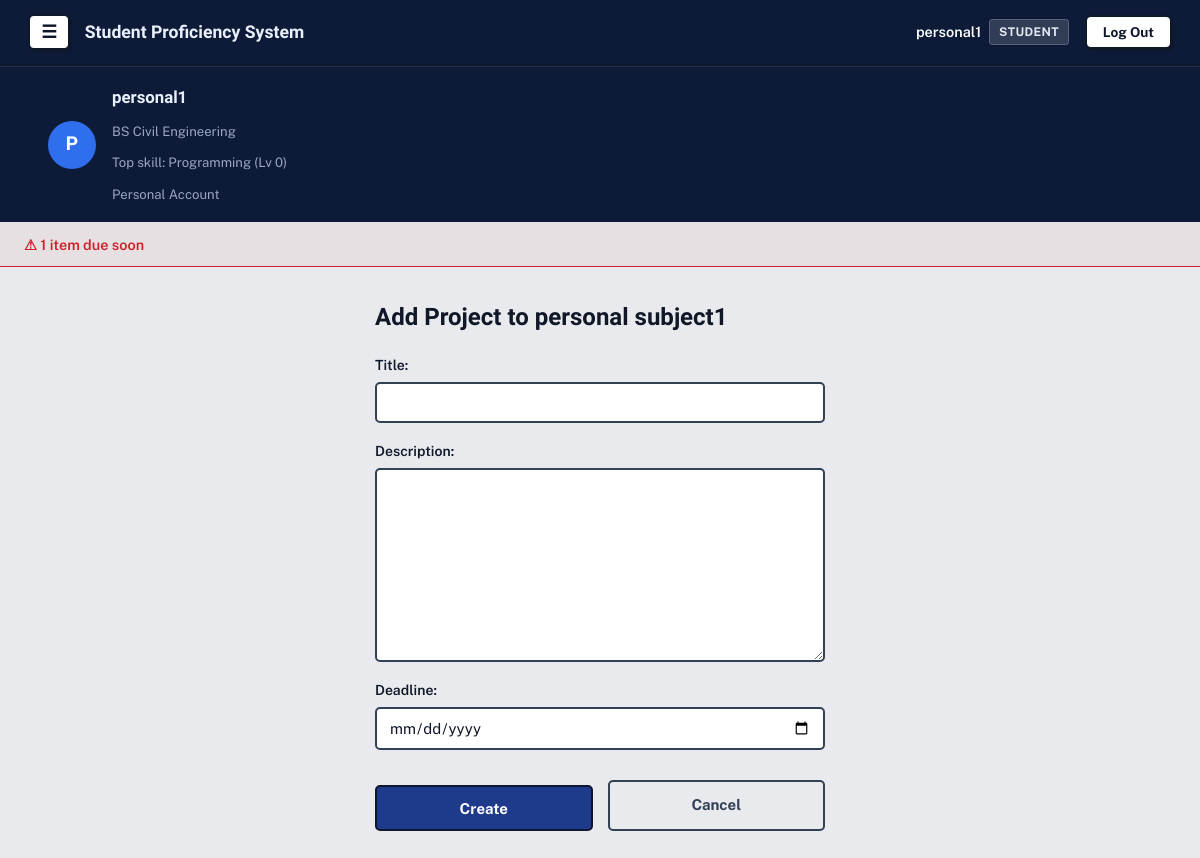
The app's page /tracker/6/add-project/ (signed in) with its own data.
### accounts/models.py (models this page shows, shortened)
class Profile(models.Model):
    ROLE_CHOICES = [
        ('student', 'Student'),
        ('teacher', 'Teacher'),
    ]
    MODE_CHOICES = [
        ('personal', 'Personal'),
        ('professional', 'Professional'),
    ]
    user = models.OneToOneField(
        User, on_delete=models.CASCADE, related_name='profile')
    role = models.CharField(max_length=10, choices=ROLE_CHOICES)
    mode = models.CharField(
        max_length=15, choices=MODE_CHOICES, blank=True, null=True)
    course = models.ForeignKey(
        Course, on_delete=models.SET_NULL, null=True, blank=True)
    @property
    def is_manager(self):
        return self.role == 'teacher' or self.mode == 'personal'

### avatar/models.py (models this page shows, shortened)
class Course(models.Model):
    name = models.CharField(max_length=100)

class StudentSkill(models.Model):
    student = models.ForeignKey(
        User, on_delete=models.CASCADE, related_name='skills')
    skill = models.ForeignKey(Skill, on_delete=models.CASCADE)
    points = models.PositiveIntegerField(default=0)
    class Meta:
        unique_together = ('student', 'skill')
    @property
    def level(self):
        return self.points // 100

class Skill(models.Model):
    CATEGORY_CHOICES = [
        ('general', 'General Education'),
        ('course', 'Course-Specific'),
        ('broad', 'Broad (Non-College)'),
    ]
    name = models.CharField(max_length=100)
    description = models.TextField(blank=True)
    category = models.CharField(
        max_length=10, choices=CATEGORY_CHOICES, default='course')
    course = models.ForeignKey(
        Course, on_delete=models.CASCADE, null=True, blank=True, related_name='skills')

### tracker/models.py (models this page shows, shortened)
class Subject(models.Model):
    name = models.CharField(max_length=100)
    teacher = models.ForeignKey(
        User, on_delete=models.CASCADE, related_name='subjects_taught')
    students = models.ManyToManyField(
        User, related_name='subjects_enrolled', blank=True)

### tracker/views.py (the view)
@login_required
def add_project(request, subject_id):
    subject = get_object_or_404(Subject, id=subject_id)
    if request.method == 'POST':
        form = ProjectForm(request.POST)
        if form.is_valid():
            project = form.save(commit=False)
            project.subject = subject
            project.save()
            return redirect('lesson_plan_view', subject_id=subject.id)
    else:
        form = ProjectForm()
    return render(request, 'tracker/add_project.html', {'form': form, 'subject': subject})

### tracker/forms.py
class ProjectForm(forms.ModelForm):
    class Meta:
        model = Project
        fields = ['title', 'description', 'deadline']
        widgets = {'deadline': forms.DateInput(attrs={'type': 'date'})}

### accounts/context_processors.py (called while the page is built)
def profile_banner(request):
    if not request.user.is_authenticated or request.user.profile.role != 'student':
        return {}
    top_skill = request.user.skills.order_by('-points').first()
    return {'top_skill': top_skill}

### tracker/models.py (called while the page is built)
    @property
    def due_soon(self):
        return 0 <= (self.deadline - timezone.now().date()).days <= 3

### tracker/templates/tracker/add_project.html (shortened to what this page needs)
{% extends 'base.html' %}
{% block content %}
<div class="form-card">
    <h2>Add Project to {{ subject.name }}</h2>
    <form method="post" class="custom-form">
        {{ form.as_p }}
        <div class="form-actions">
            <button type="submit" class="btn-primary">Create</button>
            <a href="{% url 'lesson_plan_view' subject.id %}" class="btn-cancel">Cancel</a>
        </div>
    </form>
</div>
{% endblock %}

### templates/base.html (shortened to what this page needs)
{% load static %}
<!DOCTYPE html>
<html lang="en">
<head>
    <link rel="stylesheet" href="{% static 'css/style.css' %}">
</head>
<body>
    <nav class="navbar">
        <div class="navbar-left">
            {% if user.is_authenticated %}
            <button id="menuToggle" class="menu-btn" aria-label="Menu">☰</button>
            {% endif %}
            <span class="brand">Student Proficiency System</span>
        </div>
        <div class="navbar-right">
            {% if user.is_authenticated %}
            <div class="user-badge">
                <span class="user-name">{{ user.username }}</span>
                <span class="role-pill">{{ user.profile.role|capfirst }}</span>
            </div>
            <form method="post" action="{% url 'logout' %}" class="logout-form">
                <button type="submit" class="btn-logout">Log Out</button>
            </form>
            {% else %}
            <a href="{% url 'login' %}" class="btn-auth">Log In</a>
            <a href="{% url 'signup' %}" class="btn-auth btn-signup">Sign Up</a>
            {% endif %}
        </div>
    </nav>
    {% if user.is_authenticated and user.profile.role == 'student' %}
    <div class="profile-banner">
        <div class="profile-banner-inner">
            <div class="profile-avatar-circle">{{ user.username|slice:":1"|upper }}</div>
            <div class="profile-info">
                <div class="profile-name">{{ user.username }}</div>
                <div class="profile-line">
                    {% if user.profile.course %}{{ user.profile.course.name }}{% else %}No course{% endif %}
                </div>
                <div class="profile-line">
                    {% if top_skill %}Top skill: {{ top_skill.skill.name }} (Lv {{ top_skill.level }}){% else %}No skills yet{% endif %}
                </div>
                <div class="profile-line">
                    {% if user.profile.mode == 'personal' %}Personal Account{% else %}Professional Account{% endif %}
                </div>
            </div>
        </div>
    </div>
    {% endif %}
    {% if reminder_count %}
    <div class="reminder-bar">
        <a href="{% url 'task_list' %}" class="reminder-btn">⚠ {{ reminder_count }} item{{ reminder_count|pluralize }} due soon</a>
    </div>
    {% endif %}
    <main class="page">
        {% block content %}
        {% endblock %}
    </main>
</body>
</html>

### records on screen
StudentSkill: skill.name "Programming", level "0"
Subject: name "personal subject1"

### other values on screen
{{ user.username }} "personal1"
{{ user.profile.role|capfirst }} "STUDENT"
{{ user.username|slice:":1"|upper }} "P"
{{ user.profile.course.name }} "BS Civil Engineering"
{{ reminder_count }} "1"
